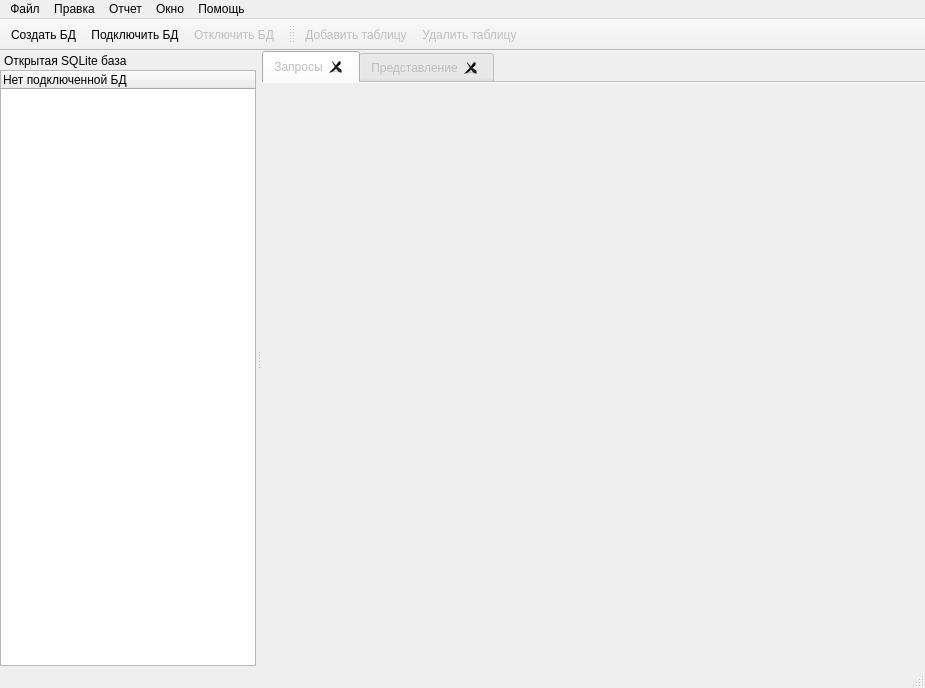
<?xml version="1.0" encoding="UTF-8"?>
<ui version="4.0">
 <class>WMainWindow</class>
 <widget class="QMainWindow" name="WMainWindow">
  <property name="geometry">
   <rect>
    <x>0</x>
    <y>0</y>
    <width>925</width>
    <height>688</height>
   </rect>
  </property>
  <property name="windowTitle">
   <string>SQLiteViewer - Программа обработки SQLite БД</string>
  </property>
  <property name="styleSheet">
   <string notr="true"/>
  </property>
  <widget class="QWidget" name="centralWidget">
   <layout class="QVBoxLayout" name="verticalLayout_2">
    <property name="spacing">
     <number>0</number>
    </property>
    <property name="leftMargin">
     <number>0</number>
    </property>
    <property name="topMargin">
     <number>0</number>
    </property>
    <property name="rightMargin">
     <number>0</number>
    </property>
    <property name="bottomMargin">
     <number>0</number>
    </property>
    <item>
     <widget class="QTabWidget" name="CentralWidget_tw">
      <property name="enabled">
       <bool>false</bool>
      </property>
      <property name="currentIndex">
       <number>0</number>
      </property>
      <property name="elideMode">
       <enum>Qt::ElideNone</enum>
      </property>
      <property name="documentMode">
       <bool>true</bool>
      </property>
      <property name="tabsClosable">
       <bool>true</bool>
      </property>
      <property name="movable">
       <bool>true</bool>
      </property>
      <widget class="sqliteviewer::WDBInquiry" name="Inquiry_tab">
       <attribute name="title">
        <string>Запросы</string>
       </attribute>
      </widget>
      <widget class="QWidget" name="Perfomance_tab">
       <attribute name="title">
        <string>Представление</string>
       </attribute>
       <layout class="QHBoxLayout" name="horizontalLayout">
        <property name="spacing">
         <number>0</number>
        </property>
        <property name="leftMargin">
         <number>0</number>
        </property>
        <property name="topMargin">
         <number>0</number>
        </property>
        <property name="rightMargin">
         <number>0</number>
        </property>
        <property name="bottomMargin">
         <number>0</number>
        </property>
        <item>
         <widget class="sqliteviewer::WPerfomance" name="Main_gv"/>
        </item>
       </layout>
      </widget>
     </widget>
    </item>
   </layout>
  </widget>
  <widget class="QMenuBar" name="menuBar">
   <property name="geometry">
    <rect>
     <x>0</x>
     <y>0</y>
     <width>925</width>
     <height>22</height>
    </rect>
   </property>
   <widget class="QMenu" name="menu">
    <property name="title">
     <string>Файл</string>
    </property>
    <addaction name="Create_ac"/>
    <addaction name="separator"/>
    <addaction name="Connect_ac"/>
    <addaction name="Disconnect_ac"/>
    <addaction name="separator"/>
    <addaction name="SaveScript_ac"/>
    <addaction name="LoadScript_ac"/>
    <addaction name="separator"/>
    <addaction name="Exit_ac"/>
   </widget>
   <widget class="QMenu" name="menu_2">
    <property name="title">
     <string>Помощь</string>
    </property>
    <addaction name="About_ac"/>
   </widget>
   <widget class="QMenu" name="menu_3">
    <property name="title">
     <string>Правка</string>
    </property>
    <addaction name="AddTable_ac"/>
    <addaction name="DeleteTable_ac"/>
    <addaction name="separator"/>
    <addaction name="CreateDDS_ac"/>
   </widget>
   <widget class="QMenu" name="menu_4">
    <property name="title">
     <string>Отчет</string>
    </property>
    <addaction name="ExcelReport_ac"/>
   </widget>
   <widget class="QMenu" name="menu_5">
    <property name="title">
     <string>Окно</string>
    </property>
    <addaction name="Inquiry_ac"/>
    <addaction name="Perfomance_ac"/>
   </widget>
   <addaction name="menu"/>
   <addaction name="menu_3"/>
   <addaction name="menu_4"/>
   <addaction name="menu_5"/>
   <addaction name="menu_2"/>
  </widget>
  <widget class="QStatusBar" name="statusBar"/>
  <widget class="QToolBar" name="mainToolBar">
   <property name="minimumSize">
    <size>
     <width>0</width>
     <height>32</height>
    </size>
   </property>
   <property name="movable">
    <bool>false</bool>
   </property>
   <property name="allowedAreas">
    <set>Qt::NoToolBarArea</set>
   </property>
   <property name="floatable">
    <bool>false</bool>
   </property>
   <attribute name="toolBarArea">
    <enum>TopToolBarArea</enum>
   </attribute>
   <attribute name="toolBarBreak">
    <bool>false</bool>
   </attribute>
   <addaction name="Create_ac"/>
   <addaction name="Connect_ac"/>
   <addaction name="Disconnect_ac"/>
  </widget>
  <widget class="QDockWidget" name="dockWidget">
   <property name="features">
    <set>QDockWidget::NoDockWidgetFeatures</set>
   </property>
   <property name="allowedAreas">
    <set>Qt::LeftDockWidgetArea</set>
   </property>
   <property name="windowTitle">
    <string>Открытая SQLite база</string>
   </property>
   <attribute name="dockWidgetArea">
    <number>1</number>
   </attribute>
   <widget class="QWidget" name="dockWidgetContents_2">
    <layout class="QVBoxLayout" name="verticalLayout">
     <property name="spacing">
      <number>0</number>
     </property>
     <property name="leftMargin">
      <number>0</number>
     </property>
     <property name="topMargin">
      <number>0</number>
     </property>
     <property name="rightMargin">
      <number>0</number>
     </property>
     <property name="bottomMargin">
      <number>0</number>
     </property>
     <item>
      <widget class="QTreeWidget" name="TreeWidget_tw">
       <property name="contextMenuPolicy">
        <enum>Qt::CustomContextMenu</enum>
       </property>
       <property name="frameShape">
        <enum>QFrame::StyledPanel</enum>
       </property>
       <property name="dragEnabled">
        <bool>true</bool>
       </property>
       <property name="dragDropMode">
        <enum>QAbstractItemView::DragOnly</enum>
       </property>
       <property name="uniformRowHeights">
        <bool>true</bool>
       </property>
       <property name="animated">
        <bool>true</bool>
       </property>
       <property name="allColumnsShowFocus">
        <bool>true</bool>
       </property>
       <property name="headerHidden">
        <bool>false</bool>
       </property>
       <column>
        <property name="text">
         <string>Нет подключенной БД</string>
        </property>
       </column>
      </widget>
     </item>
    </layout>
   </widget>
  </widget>
  <widget class="QToolBar" name="toolBar">
   <property name="windowTitle">
    <string>toolBar</string>
   </property>
   <property name="toolTip">
    <string/>
   </property>
   <attribute name="toolBarArea">
    <enum>TopToolBarArea</enum>
   </attribute>
   <attribute name="toolBarBreak">
    <bool>false</bool>
   </attribute>
   <addaction name="AddTable_ac"/>
   <addaction name="DeleteTable_ac"/>
  </widget>
  <action name="Connect_ac">
   <property name="icon">
    <iconset resource="../res/Icons.qrc">
     <normaloff>:/ConnectDB.png</normaloff>:/ConnectDB.png</iconset>
   </property>
   <property name="text">
    <string>Подключить БД</string>
   </property>
  </action>
  <action name="Disconnect_ac">
   <property name="enabled">
    <bool>false</bool>
   </property>
   <property name="icon">
    <iconset resource="../res/Icons.qrc">
     <normaloff>:/DisconnectDB.png</normaloff>:/DisconnectDB.png</iconset>
   </property>
   <property name="text">
    <string>Отключить БД</string>
   </property>
  </action>
  <action name="Exit_ac">
   <property name="icon">
    <iconset resource="../res/Icons.qrc">
     <normaloff>:/Exit.png</normaloff>:/Exit.png</iconset>
   </property>
   <property name="text">
    <string>Закрыть ПО</string>
   </property>
  </action>
  <action name="About_ac">
   <property name="icon">
    <iconset resource="../res/Icons.qrc">
     <normaloff>:/About.png</normaloff>:/About.png</iconset>
   </property>
   <property name="text">
    <string>О программе</string>
   </property>
  </action>
  <action name="ExcelReport_ac">
   <property name="enabled">
    <bool>false</bool>
   </property>
   <property name="text">
    <string>Составить отчет EXEL</string>
   </property>
  </action>
  <action name="AddTable_ac">
   <property name="enabled">
    <bool>false</bool>
   </property>
   <property name="icon">
    <iconset resource="../res/Icons.qrc">
     <normaloff>:/AddTable.png</normaloff>:/AddTable.png</iconset>
   </property>
   <property name="text">
    <string>Добавить таблицу</string>
   </property>
  </action>
  <action name="DeleteTable_ac">
   <property name="enabled">
    <bool>false</bool>
   </property>
   <property name="icon">
    <iconset resource="../res/Icons.qrc">
     <normaloff>:/DeleteTable.png</normaloff>:/DeleteTable.png</iconset>
   </property>
   <property name="text">
    <string>Удалить таблицу</string>
   </property>
  </action>
  <action name="Create_ac">
   <property name="icon">
    <iconset resource="../res/Icons.qrc">
     <normaloff>:/CreateDB.png</normaloff>:/CreateDB.png</iconset>
   </property>
   <property name="text">
    <string>Создать БД</string>
   </property>
   <property name="iconText">
    <string>Создать БД</string>
   </property>
   <property name="toolTip">
    <string>Создать БД</string>
   </property>
  </action>
  <action name="Perfomance_ac">
   <property name="checkable">
    <bool>true</bool>
   </property>
   <property name="checked">
    <bool>true</bool>
   </property>
   <property name="enabled">
    <bool>true</bool>
   </property>
   <property name="text">
    <string>Представление</string>
   </property>
  </action>
  <action name="Inquiry_ac">
   <property name="checkable">
    <bool>true</bool>
   </property>
   <property name="checked">
    <bool>true</bool>
   </property>
   <property name="enabled">
    <bool>true</bool>
   </property>
   <property name="text">
    <string>Запросы</string>
   </property>
  </action>
  <action name="CreateDDS_ac">
   <property name="enabled">
    <bool>false</bool>
   </property>
   <property name="text">
    <string>Сформировать DDS</string>
   </property>
  </action>
  <action name="SaveScript_ac">
   <property name="enabled">
    <bool>false</bool>
   </property>
   <property name="icon">
    <iconset resource="../res/Icons.qrc">
     <normaloff>:/Save.png</normaloff>:/Save.png</iconset>
   </property>
   <property name="text">
    <string>Сохранить скрипт</string>
   </property>
  </action>
  <action name="LoadScript_ac">
   <property name="enabled">
    <bool>false</bool>
   </property>
   <property name="icon">
    <iconset resource="../res/Icons.qrc">
     <normaloff>:/Load.png</normaloff>:/Load.png</iconset>
   </property>
   <property name="text">
    <string>Загрузить скрипт</string>
   </property>
  </action>
 </widget>
 <layoutdefault spacing="6" margin="11"/>
 <customwidgets>
  <customwidget>
   <class>sqliteviewer::WDBInquiry</class>
   <extends>QWidget</extends>
   <header>WDBInquiry.h</header>
   <container>1</container>
  </customwidget>
  <customwidget>
   <class>sqliteviewer::WPerfomance</class>
   <extends>QGraphicsView</extends>
   <header>WPerfomance.h</header>
  </customwidget>
 </customwidgets>
 <resources>
  <include location="../res/Icons.qrc"/>
 </resources>
 <connections>
  <connection>
   <sender>Exit_ac</sender>
   <signal>triggered()</signal>
   <receiver>WMainWindow</receiver>
   <slot>close()</slot>
   <hints>
    <hint type="sourcelabel">
     <x>-1</x>
     <y>-1</y>
    </hint>
    <hint type="destinationlabel">
     <x>462</x>
     <y>343</y>
    </hint>
   </hints>
  </connection>
 </connections>
</ui>
